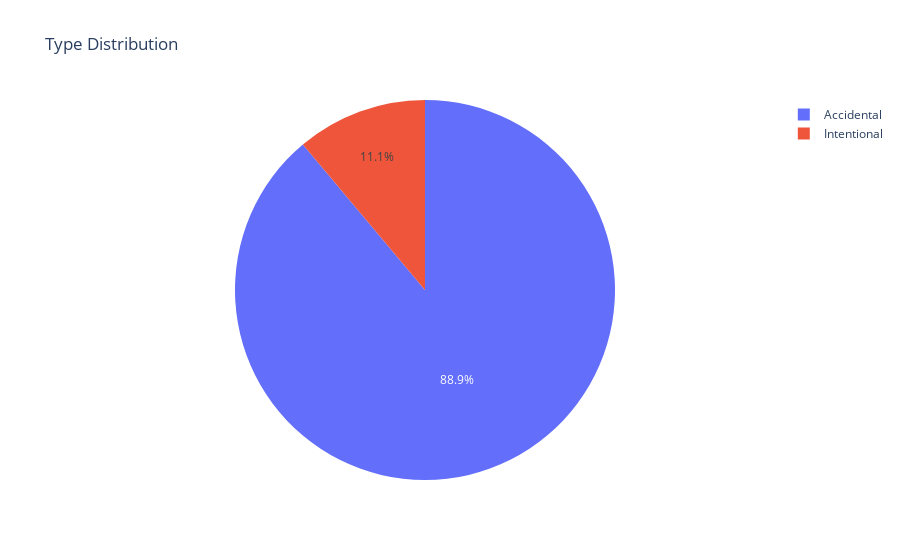

The code cell stored with this chart in its notebook:
### Code cell
type_chart = px.pie(type_count, values=type_count.values, names=type_count.index, title='Type Distribution')
type_chart.show()

### Figure 1 — Plotly figure (JSON) as saved in the notebook; plotly's stock layout.template omitted (floating-point values rounded to 4 significant figures)
{"data": [{"domain": {"x": [0, 1], "y": [0, 1]}, "hovertemplate": "Type=%{label}<br>value=%{value}<extra></extra>", "labels": ["Accidental", "Intentional"], "legendgroup": "", "name": "", "showlegend": true, "type": "pie", "values": [256, 32]}], "layout": {"autosize": true, "legend": {"tracegroupgap": 0}, "title": {"text": "Type Distribution"}}}
